Frame 1 (no input): blank canvas, image omitted
Frame 60 (the mouse pressed at the canvas centre just before this capture): blank canvas, image omitted
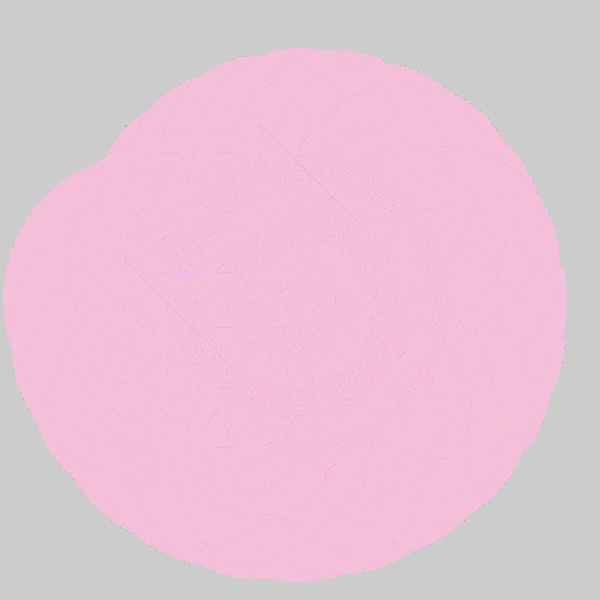
Frame 120 (the mouse held since frame 60 and released just before this capture)

The Processing sketch whose frames 1 and 60 were blank and that drew this single picture after the mouse press (run headless with seeded random() and noise(); from frame 60 on, the mouse is pressed at the canvas centre):

// Processing sketch: processing_43454
// ── processing_43454.pde

void setup(){
  size(600,600);
smooth();
}


void draw(){
//  background(50);

  
 pushMatrix();
 
  float rv = map(mouseX,0,600,0,255);
  float gv = map(mouseX,0,800,0,255);  
  float bv = map(mouseX,0,1000,0,255);
  
  translate(width/2,height/2);
  for (int i=0;i<mouseX;i+=5){
  for (int r=0;r<255;r+=rv){
    for (int g=0;g<255;g+=gv){
      for (int b=0;b<255;b+=bv){
      stroke(r,g,b,10);
      }
    }
  }
  strokeWeight(i);
  rotate(PI/12);

  line(0,0,150,0);
  }
popMatrix();

}
